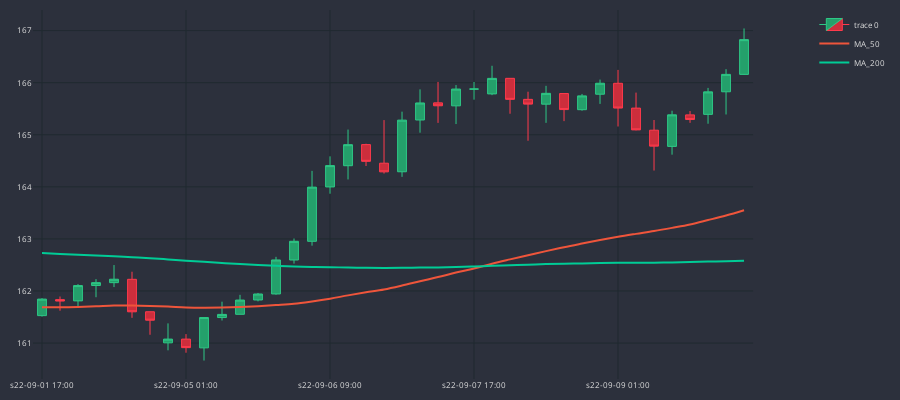

Here is the notebook cell this chart was saved with:
### Code cell
cp = CandlePlot(df_an.iloc[220:260])
cp.show_plot(line_traces=[MA_S, MA_L])
